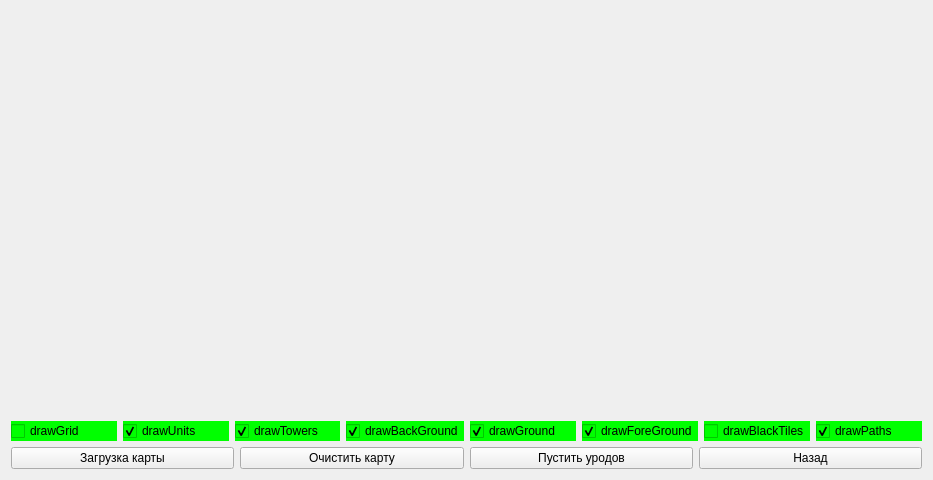
<?xml version="1.0" encoding="UTF-8"?>
<ui version="4.0">
 <class>GameScreenGL</class>
 <widget class="QWidget" name="GameScreenGL">
  <property name="geometry">
   <rect>
    <x>0</x>
    <y>0</y>
    <width>933</width>
    <height>480</height>
   </rect>
  </property>
  <property name="windowTitle">
   <string>GameScreenGL</string>
  </property>
  <layout class="QVBoxLayout" name="verticalLayout">
   <item>
    <spacer name="verticalSpacer">
     <property name="orientation">
      <enum>Qt::Vertical</enum>
     </property>
     <property name="sizeHint" stdset="0">
      <size>
       <width>20</width>
       <height>40</height>
      </size>
     </property>
    </spacer>
   </item>
   <item>
    <layout class="QHBoxLayout" name="horizontalLayout_2">
     <item>
      <widget class="QCheckBox" name="drawGrid_checkBox">
       <property name="enabled">
        <bool>true</bool>
       </property>
       <property name="focusPolicy">
        <enum>Qt::NoFocus</enum>
       </property>
       <property name="styleSheet">
        <string notr="true">background-color: rgb(0, 255, 0);</string>
       </property>
       <property name="text">
        <string>drawGrid</string>
       </property>
       <property name="checkable">
        <bool>true</bool>
       </property>
       <property name="checked">
        <bool>false</bool>
       </property>
      </widget>
     </item>
     <item>
      <widget class="QCheckBox" name="drawUnits_checkBox">
       <property name="focusPolicy">
        <enum>Qt::NoFocus</enum>
       </property>
       <property name="styleSheet">
        <string notr="true">background-color: rgb(0, 255, 0);</string>
       </property>
       <property name="text">
        <string>drawUnits</string>
       </property>
       <property name="checked">
        <bool>true</bool>
       </property>
      </widget>
     </item>
     <item>
      <widget class="QCheckBox" name="drawTowersByTowers_checkBox">
       <property name="focusPolicy">
        <enum>Qt::NoFocus</enum>
       </property>
       <property name="styleSheet">
        <string notr="true">background-color: rgb(0, 255, 0);</string>
       </property>
       <property name="text">
        <string>drawTowers</string>
       </property>
       <property name="checked">
        <bool>true</bool>
       </property>
      </widget>
     </item>
     <item>
      <widget class="QCheckBox" name="drawBackGround_checkBox">
       <property name="focusPolicy">
        <enum>Qt::NoFocus</enum>
       </property>
       <property name="styleSheet">
        <string notr="true">background-color: rgb(0, 255, 0);</string>
       </property>
       <property name="text">
        <string>drawBackGround</string>
       </property>
       <property name="checked">
        <bool>true</bool>
       </property>
      </widget>
     </item>
     <item>
      <widget class="QCheckBox" name="drawGround_checkBox">
       <property name="focusPolicy">
        <enum>Qt::NoFocus</enum>
       </property>
       <property name="styleSheet">
        <string notr="true">background-color: rgb(0, 255, 0);</string>
       </property>
       <property name="text">
        <string>drawGround</string>
       </property>
       <property name="checked">
        <bool>true</bool>
       </property>
      </widget>
     </item>
     <item>
      <widget class="QCheckBox" name="drawForeGround_checkBox">
       <property name="focusPolicy">
        <enum>Qt::NoFocus</enum>
       </property>
       <property name="styleSheet">
        <string notr="true">background-color: rgb(0, 255, 0);</string>
       </property>
       <property name="text">
        <string>drawForeGround</string>
       </property>
       <property name="checked">
        <bool>true</bool>
       </property>
      </widget>
     </item>
     <item>
      <widget class="QCheckBox" name="drawBlackTiles_checkBox">
       <property name="focusPolicy">
        <enum>Qt::NoFocus</enum>
       </property>
       <property name="styleSheet">
        <string notr="true">background-color: rgb(0, 255, 0);</string>
       </property>
       <property name="text">
        <string>drawBlackTiles</string>
       </property>
       <property name="checked">
        <bool>false</bool>
       </property>
      </widget>
     </item>
     <item>
      <widget class="QCheckBox" name="drawPaths_checkBox">
       <property name="focusPolicy">
        <enum>Qt::NoFocus</enum>
       </property>
       <property name="styleSheet">
        <string notr="true">background-color: rgb(0, 255, 0);</string>
       </property>
       <property name="text">
        <string>drawPaths</string>
       </property>
       <property name="checked">
        <bool>true</bool>
       </property>
      </widget>
     </item>
    </layout>
   </item>
   <item>
    <layout class="QHBoxLayout" name="horizontalLayout">
     <item>
      <widget class="QPushButton" name="loadMaps">
       <property name="enabled">
        <bool>true</bool>
       </property>
       <property name="acceptDrops">
        <bool>false</bool>
       </property>
       <property name="autoFillBackground">
        <bool>false</bool>
       </property>
       <property name="text">
        <string>Загрузка карты</string>
       </property>
       <property name="flat">
        <bool>false</bool>
       </property>
      </widget>
     </item>
     <item>
      <widget class="QPushButton" name="clearMap">
       <property name="enabled">
        <bool>true</bool>
       </property>
       <property name="text">
        <string>Очистить карту</string>
       </property>
      </widget>
     </item>
     <item>
      <widget class="QPushButton" name="goUnits">
       <property name="text">
        <string>Пустить уродов</string>
       </property>
      </widget>
     </item>
     <item>
      <widget class="QPushButton" name="closeWidget">
       <property name="text">
        <string>Назад</string>
       </property>
      </widget>
     </item>
    </layout>
   </item>
  </layout>
 </widget>
 <layoutdefault spacing="6" margin="11"/>
 <resources/>
 <connections/>
</ui>
